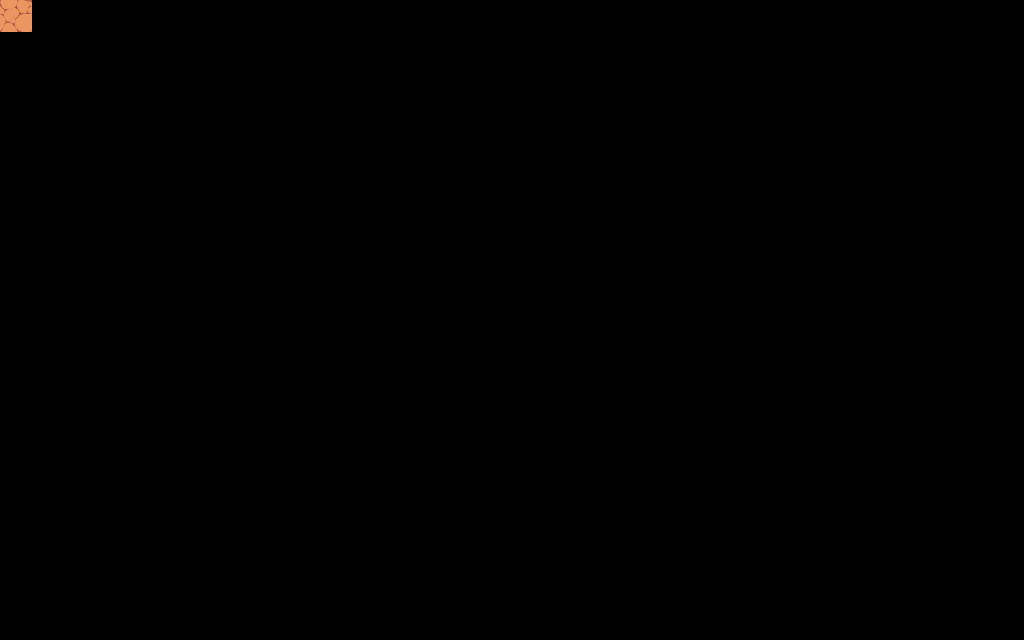

A level layout from a 2D game, rendered from its tile map. Below: a short description, then the map file with its tile-grid data intact:
An orthogonal 32x20 tile map with 32x32 px tiles, 1 tile layer (Camada de Blocos 1).

<map version="1.10" tiledversion="1.11.2" orientation="orthogonal" renderorder="right-down" width="32" height="20" tilewidth="32" tileheight="32" infinite="0" nextlayerid="3" nextobjectid="1">
 <tileset firstgid="1" source="FieldsTileset.tsx" />
 <layer id="1" name="Camada de Blocos 1" width="32" height="20">
  <data encoding="csv">
1,0,0,0,0,0,0,0,0,0,0,0,0,0,0,0,0,0,0,0,0,0,0,0,0,0,0,0,0,0,0,0,
0,0,0,0,0,0,0,0,0,0,0,0,0,0,0,0,0,0,0,0,0,0,0,0,0,0,0,0,0,0,0,0,
0,0,0,0,0,0,0,0,0,0,0,0,0,0,0,0,0,0,0,0,0,0,0,0,0,0,0,0,0,0,0,0,
0,0,0,0,0,0,0,0,0,0,0,0,0,0,0,0,0,0,0,0,0,0,0,0,0,0,0,0,0,0,0,0,
0,0,0,0,0,0,0,0,0,0,0,0,0,0,0,0,0,0,0,0,0,0,0,0,0,0,0,0,0,0,0,0,
0,0,0,0,0,0,0,0,0,0,0,0,0,0,0,0,0,0,0,0,0,0,0,0,0,0,0,0,0,0,0,0,
0,0,0,0,0,0,0,0,0,0,0,0,0,0,0,0,0,0,0,0,0,0,0,0,0,0,0,0,0,0,0,0,
0,0,0,0,0,0,0,0,0,0,0,0,0,0,0,0,0,0,0,0,0,0,0,0,0,0,0,0,0,0,0,0,
0,0,0,0,0,0,0,0,0,0,0,0,0,0,0,0,0,0,0,0,0,0,0,0,0,0,0,0,0,0,0,0,
0,0,0,0,0,0,0,0,0,0,0,0,0,0,0,0,0,0,0,0,0,0,0,0,0,0,0,0,0,0,0,0,
0,0,0,0,0,0,0,0,0,0,0,0,0,0,0,0,0,0,0,0,0,0,0,0,0,0,0,0,0,0,0,0,
0,0,0,0,0,0,0,0,0,0,0,0,0,0,0,0,0,0,0,0,0,0,0,0,0,0,0,0,0,0,0,0,
0,0,0,0,0,0,0,0,0,0,0,0,0,0,0,0,0,0,0,0,0,0,0,0,0,0,0,0,0,0,0,0,
0,0,0,0,0,0,0,0,0,0,0,0,0,0,0,0,0,0,0,0,0,0,0,0,0,0,0,0,0,0,0,0,
0,0,0,0,0,0,0,0,0,0,0,0,0,0,0,0,0,0,0,0,0,0,0,0,0,0,0,0,0,0,0,0,
0,0,0,0,0,0,0,0,0,0,0,0,0,0,0,0,0,0,0,0,0,0,0,0,0,0,0,0,0,0,0,0,
0,0,0,0,0,0,0,0,0,0,0,0,0,0,0,0,0,0,0,0,0,0,0,0,0,0,0,0,0,0,0,0,
0,0,0,0,0,0,0,0,0,0,0,0,0,0,0,0,0,0,0,0,0,0,0,0,0,0,0,0,0,0,0,0,
0,0,0,0,0,0,0,0,0,0,0,0,0,0,0,0,0,0,0,0,0,0,0,0,0,0,0,0,0,0,0,0,
0,0,0,0,0,0,0,0,0,0,0,0,0,0,0,0,0,0,0,0,0,0,0,0,0,0,0,0,0,0,0,0
</data>
 </layer>
</map>
